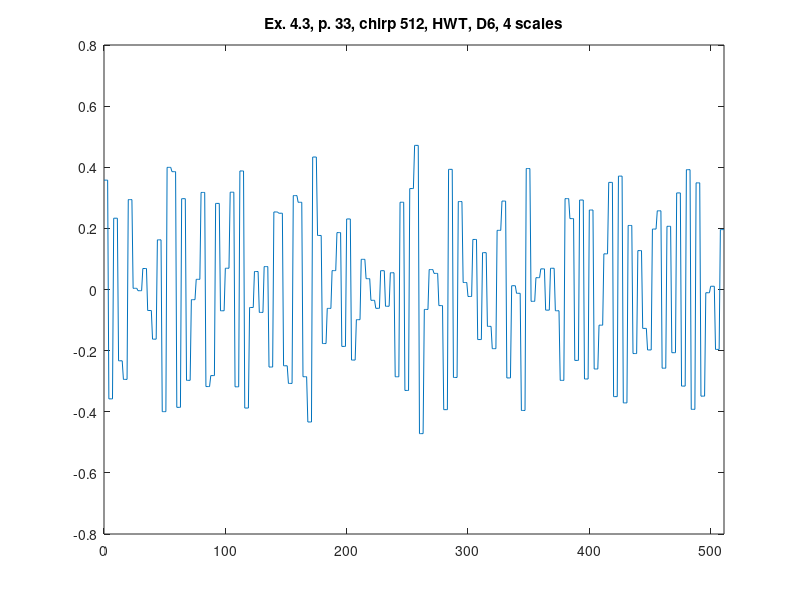

Write MATLAB code to recreate this figure.
%% ========================================================================
%% Programmatic octave notes on "Ripples in Mathematics" by A. Jensen
%% and A. la Cour-Harbo written with a deep gratitude to the authors for
%% this wonderful text. 
%% 
%% Reconstruction of graphs in Ex. 4.3, p.33, Ch 04, HWT, D6, 4 scales.
%%
%% Author: Vladimir Kulyukin
%% 
%% NB: I have tested this code in Octave 4.
%% =========================================================================
t = [0:511];

%%y_ex_4_3_chirp_512_p33 = arrayfun(@(x) sin(x*x), t);

y_ex_4_3_chirp_HWT_D6_512_p33 = [
0.3578216934633938
0.3578216934633938
0.3578216934633938
0.3578216934633938
-0.3578216934633938
-0.3578216934633938
-0.3578216934633938
-0.3578216934633938
0.2332717389433532
0.2332717389433532
0.2332717389433532
0.2332717389433532
-0.2332717389433532
-0.2332717389433532
-0.2332717389433532
-0.2332717389433532
-0.2941167358815494
-0.2941167358815494
-0.2941167358815494
-0.2941167358815494
0.2941167358815494
0.2941167358815494
0.2941167358815494
0.2941167358815494
0.003913004609336689
0.003913004609336689
0.003913004609336689
0.003913004609336689
-0.003913004609336689
-0.003913004609336689
-0.003913004609336689
-0.003913004609336689
0.06870372037207101
0.06870372037207101
0.06870372037207101
0.06870372037207101
-0.06870372037207101
-0.06870372037207101
-0.06870372037207101
-0.06870372037207101
-0.1624553512224358
-0.1624553512224358
-0.1624553512224358
-0.1624553512224358
0.1624553512224358
0.1624553512224358
0.1624553512224358
0.1624553512224358
-0.3996275714037399
-0.3996275714037399
-0.3996275714037399
-0.3996275714037399
0.3996275714037399
0.3996275714037399
0.3996275714037399
0.3996275714037399
0.3855556274918679
0.3855556274918679
0.3855556274918679
0.3855556274918679
-0.3855556274918679
-0.3855556274918679
-0.3855556274918679
-0.3855556274918679
0.2971649541767522
0.2971649541767522
0.2971649541767522
0.2971649541767522
-0.2971649541767522
-0.2971649541767522
-0.2971649541767522
-0.2971649541767522
-0.033283546171893656
-0.033283546171893656
-0.033283546171893656
-0.033283546171893656
0.033283546171893656
0.033283546171893656
0.033283546171893656
0.033283546171893656
0.317566736645843
0.317566736645843
0.317566736645843
0.317566736645843
-0.317566736645843
-0.317566736645843
-0.317566736645843
-0.317566736645843
-0.2817117543908129
-0.2817117543908129
-0.2817117543908129
-0.2817117543908129
0.2817117543908129
0.2817117543908129
0.2817117543908129
0.2817117543908129
-0.06956166890067787
-0.06956166890067787
-0.06956166890067787
-0.06956166890067787
0.06956166890067787
0.06956166890067787
0.06956166890067787
0.06956166890067787
0.31834471786164104
0.31834471786164104
0.31834471786164104
0.31834471786164104
-0.31834471786164104
-0.31834471786164104
-0.31834471786164104
-0.31834471786164104
0.3878627055943579
0.3878627055943579
0.3878627055943579
0.3878627055943579
-0.3878627055943579
-0.3878627055943579
-0.3878627055943579
-0.3878627055943579
-0.05885297304747202
-0.05885297304747202
-0.05885297304747202
-0.05885297304747202
0.05885297304747202
0.05885297304747202
0.05885297304747202
0.05885297304747202
-0.0749667810635967
-0.0749667810635967
-0.0749667810635967
-0.0749667810635967
0.0749667810635967
0.0749667810635967
0.0749667810635967
0.0749667810635967
-0.2537037122103054
-0.2537037122103054
-0.2537037122103054
-0.2537037122103054
0.2537037122103054
0.2537037122103054
0.2537037122103054
0.2537037122103054
0.2495850264841363
0.2495850264841363
0.2495850264841363
0.2495850264841363
-0.2495850264841363
-0.2495850264841363
-0.2495850264841363
-0.2495850264841363
-0.30727237344386266
-0.30727237344386266
-0.30727237344386266
-0.30727237344386266
0.30727237344386266
0.30727237344386266
0.30727237344386266
0.30727237344386266
0.2853702469606521
0.2853702469606521
0.2853702469606521
0.2853702469606521
-0.2853702469606521
-0.2853702469606521
-0.2853702469606521
-0.2853702469606521
-0.4334661024072684
-0.4334661024072684
-0.4334661024072684
-0.4334661024072684
0.4334661024072684
0.4334661024072684
0.4334661024072684
0.4334661024072684
0.1768190707642805
0.1768190707642805
0.1768190707642805
0.1768190707642805
-0.1768190707642805
-0.1768190707642805
-0.1768190707642805
-0.1768190707642805
-0.06181437756259583
-0.06181437756259583
-0.06181437756259583
-0.06181437756259583
0.06181437756259583
0.06181437756259583
0.06181437756259583
0.06181437756259583
0.1861937220821535
0.1861937220821535
0.1861937220821535
0.1861937220821535
-0.1861937220821535
-0.1861937220821535
-0.1861937220821535
-0.1861937220821535
0.2308418081042796
0.2308418081042796
0.2308418081042796
0.2308418081042796
-0.2308418081042796
-0.2308418081042796
-0.2308418081042796
-0.2308418081042796
-0.09871948017485581
-0.09871948017485581
-0.09871948017485581
-0.09871948017485581
0.09871948017485581
0.09871948017485581
0.09871948017485581
0.09871948017485581
0.03538896414673109
0.03538896414673109
0.03538896414673109
0.03538896414673109
-0.03538896414673109
-0.03538896414673109
-0.03538896414673109
-0.03538896414673109
-0.06154462685316269
-0.06154462685316269
-0.06154462685316269
-0.06154462685316269
0.06154462685316269
0.06154462685316269
0.06154462685316269
0.06154462685316269
-0.054803117717725024
-0.054803117717725024
-0.054803117717725024
-0.054803117717725024
0.054803117717725024
0.054803117717725024
0.054803117717725024
0.054803117717725024
-0.2854950532981469
-0.2854950532981469
-0.2854950532981469
-0.2854950532981469
0.2854950532981469
0.2854950532981469
0.2854950532981469
0.2854950532981469
-0.33029399654093494
-0.33029399654093494
-0.33029399654093494
-0.33029399654093494
0.33029399654093494
0.33029399654093494
0.33029399654093494
0.33029399654093494
0.4715841212023557
0.4715841212023557
0.4715841212023557
0.4715841212023557
-0.4715841212023557
-0.4715841212023557
-0.4715841212023557
-0.4715841212023557
-0.06526145882321087
-0.06526145882321087
-0.06526145882321087
-0.06526145882321087
0.06526145882321087
0.06526145882321087
0.06526145882321087
0.06526145882321087
0.05268657392440275
0.05268657392440275
0.05268657392440275
0.05268657392440275
-0.05268657392440275
-0.05268657392440275
-0.05268657392440275
-0.05268657392440275
-0.3931546005785211
-0.3931546005785211
-0.3931546005785211
-0.3931546005785211
0.3931546005785211
0.3931546005785211
0.3931546005785211
0.3931546005785211
-0.2877931160346074
-0.2877931160346074
-0.2877931160346074
-0.2877931160346074
0.2877931160346074
0.2877931160346074
0.2877931160346074
0.2877931160346074
0.022854001684717153
0.022854001684717153
0.022854001684717153
0.022854001684717153
-0.022854001684717153
-0.022854001684717153
-0.022854001684717153
-0.022854001684717153
0.1637426951300439
0.1637426951300439
0.1637426951300439
0.1637426951300439
-0.1637426951300439
-0.1637426951300439
-0.1637426951300439
-0.1637426951300439
0.12055999011960936
0.12055999011960936
0.12055999011960936
0.12055999011960936
-0.12055999011960936
-0.12055999011960936
-0.12055999011960936
-0.12055999011960936
-0.1935457509262466
-0.1935457509262466
-0.1935457509262466
-0.1935457509262466
0.1935457509262466
0.1935457509262466
0.1935457509262466
0.1935457509262466
0.28934746722755167
0.28934746722755167
0.28934746722755167
0.28934746722755167
-0.28934746722755167
-0.28934746722755167
-0.28934746722755167
-0.28934746722755167
0.012386350376242607
0.012386350376242607
0.012386350376242607
0.012386350376242607
-0.012386350376242607
-0.012386350376242607
-0.012386350376242607
-0.012386350376242607
-0.39578295225558974
-0.39578295225558974
-0.39578295225558974
-0.39578295225558974
0.39578295225558974
0.39578295225558974
0.39578295225558974
0.39578295225558974
-0.038686097020023215
-0.038686097020023215
-0.038686097020023215
-0.038686097020023215
0.038686097020023215
0.038686097020023215
0.038686097020023215
0.038686097020023215
0.06750382807707965
0.06750382807707965
0.06750382807707965
0.06750382807707965
-0.06750382807707965
-0.06750382807707965
-0.06750382807707965
-0.06750382807707965
0.0695006124326845
0.0695006124326845
0.0695006124326845
0.0695006124326845
-0.0695006124326845
-0.0695006124326845
-0.0695006124326845
-0.0695006124326845
-0.2973428416677766
-0.2973428416677766
-0.2973428416677766
-0.2973428416677766
0.2973428416677766
0.2973428416677766
0.2973428416677766
0.2973428416677766
0.23197347097281767
0.23197347097281767
0.23197347097281767
0.23197347097281767
-0.23197347097281767
-0.23197347097281767
-0.23197347097281767
-0.23197347097281767
0.29278586220357355
0.29278586220357355
0.29278586220357355
0.29278586220357355
-0.29278586220357355
-0.29278586220357355
-0.29278586220357355
-0.29278586220357355
0.26007867411103336
0.26007867411103336
0.26007867411103336
0.26007867411103336
-0.26007867411103336
-0.26007867411103336
-0.26007867411103336
-0.26007867411103336
-0.1166964393655182
-0.1166964393655182
-0.1166964393655182
-0.1166964393655182
0.1166964393655182
0.1166964393655182
0.1166964393655182
0.1166964393655182
0.35049566160458134
0.35049566160458134
0.35049566160458134
0.35049566160458134
-0.35049566160458134
-0.35049566160458134
-0.35049566160458134
-0.35049566160458134
0.37100401817327405
0.37100401817327405
0.37100401817327405
0.37100401817327405
-0.37100401817327405
-0.37100401817327405
-0.37100401817327405
-0.37100401817327405
0.20954748586523625
0.20954748586523625
0.20954748586523625
0.20954748586523625
-0.20954748586523625
-0.20954748586523625
-0.20954748586523625
-0.20954748586523625
0.12724379321581591
0.12724379321581591
0.12724379321581591
0.12724379321581591
-0.12724379321581591
-0.12724379321581591
-0.12724379321581591
-0.12724379321581591
-0.19776889258360922
-0.19776889258360922
-0.19776889258360922
-0.19776889258360922
0.19776889258360922
0.19776889258360922
0.19776889258360922
0.19776889258360922
0.25745602788281646
0.25745602788281646
0.25745602788281646
0.25745602788281646
-0.25745602788281646
-0.25745602788281646
-0.25745602788281646
-0.25745602788281646
0.20677792757816033
0.20677792757816033
0.20677792757816033
0.20677792757816033
-0.20677792757816033
-0.20677792757816033
-0.20677792757816033
-0.20677792757816033
0.31604771677455934
0.31604771677455934
0.31604771677455934
0.31604771677455934
-0.31604771677455934
-0.31604771677455934
-0.31604771677455934
-0.31604771677455934
0.39206479538890865
0.39206479538890865
0.39206479538890865
0.39206479538890865
-0.39206479538890865
-0.39206479538890865
-0.39206479538890865
-0.39206479538890865
0.3489298635692246
0.3489298635692246
0.3489298635692246
0.3489298635692246
-0.3489298635692246
-0.3489298635692246
-0.3489298635692246
-0.3489298635692246
-0.01061012577733633
-0.01061012577733633
-0.01061012577733633
-0.01061012577733633
0.01061012577733633
0.01061012577733633
0.01061012577733633
0.01061012577733633
-0.19602325982888294
-0.19602325982888294
-0.19602325982888294
-0.19602325982888294
0.19602325982888294
0.19602325982888294
0.19602325982888294
0.19602325982888294
];

figure;
plot(t, y_ex_4_3_chirp_HWT_D6_512_p33);
xlim([0 511]);
title('Ex. 4.3, p. 33, chirp 512, HWT, D6, 4 scales');
